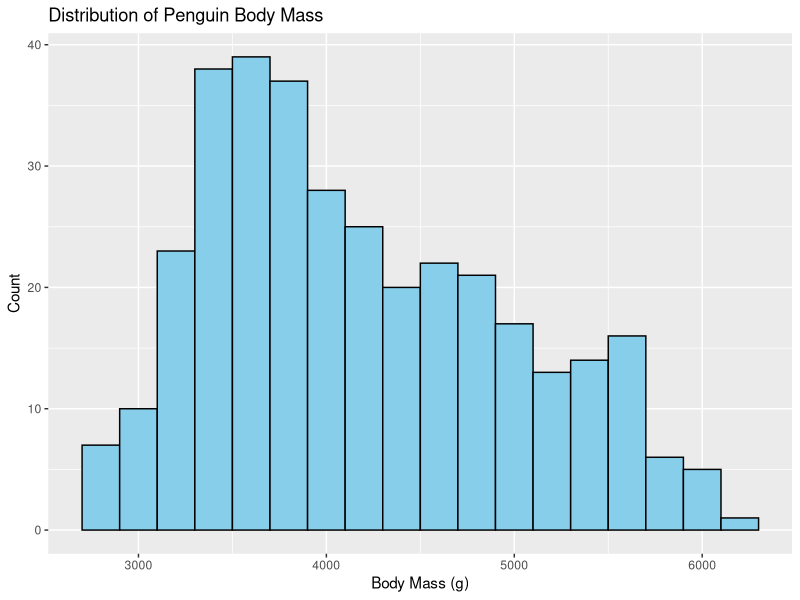
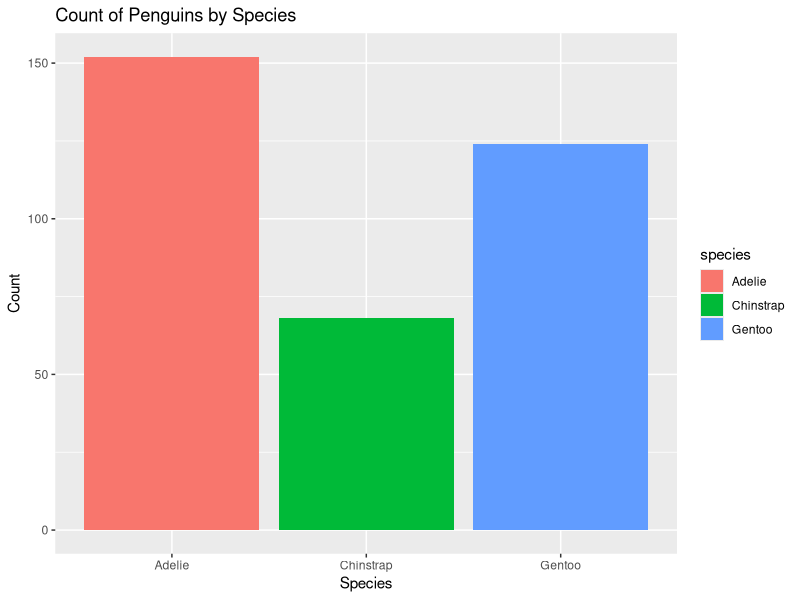
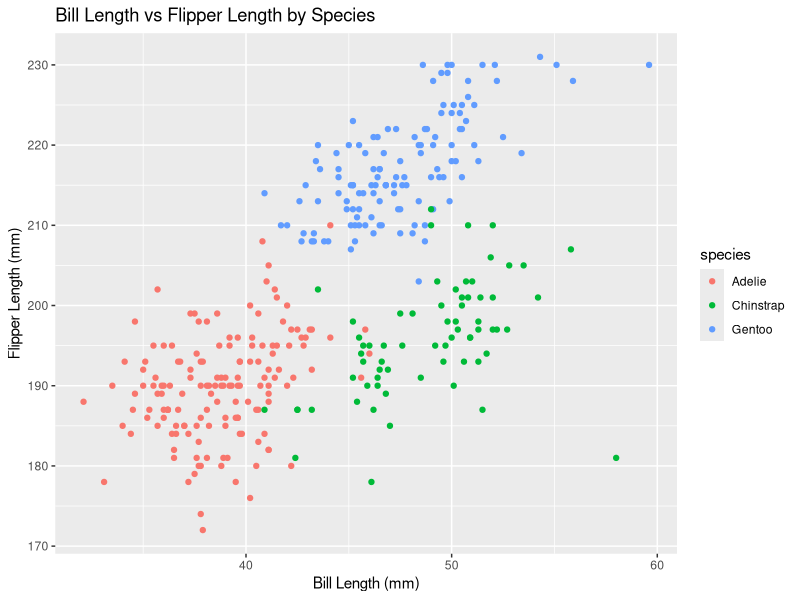
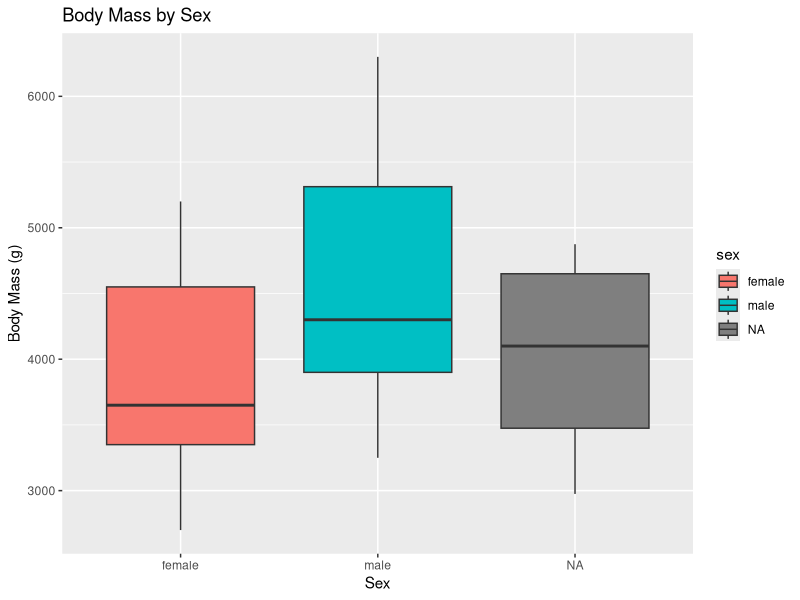
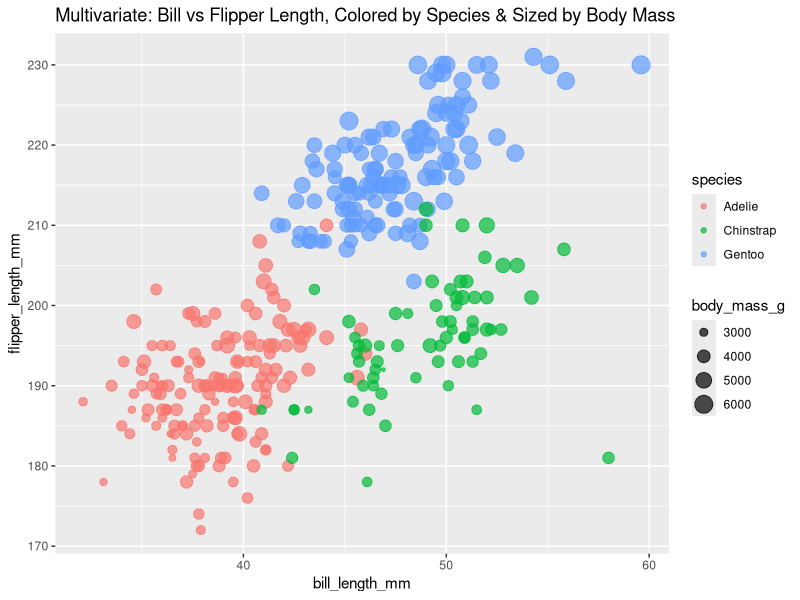
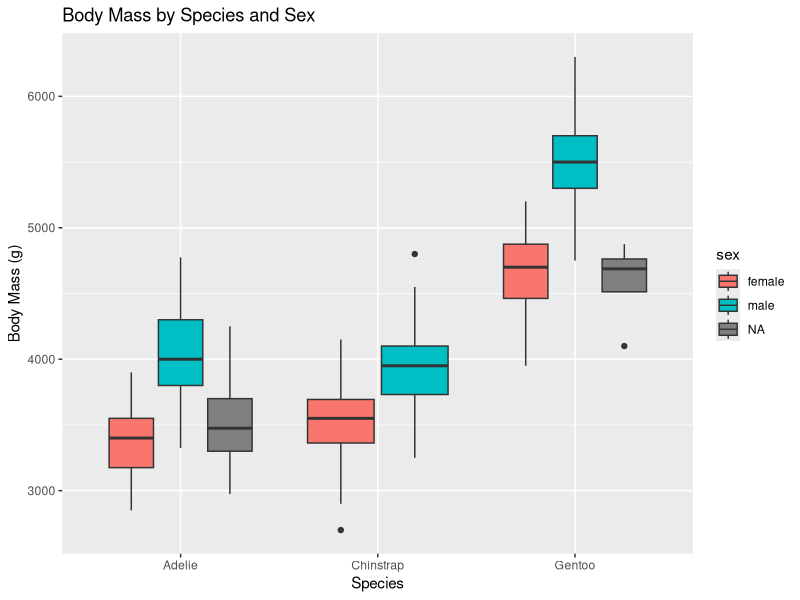

These figures' R source, in order:


library(palmerpenguins)
library(ggplot2)
library(dplyr)

#  Load dataset
datasets::penguins

#  Check summary
summary(penguins)

# Check missing values
colSums(is.na(penguins))

#  Standardize column names
colnames(penguins) <- c("species", "island", "bill_length_mm", 
                        "bill_depth_mm", "flipper_length_mm", 
                        "body_mass_g", "sex", "year")

#  Convert data types
penguins$species <- as.factor(penguins$species)
penguins$island <- as.factor(penguins$island)
penguins$sex <- as.factor(penguins$sex)
penguins$year <- as.integer(penguins$year)

# — analyzing one variable at a time(univariate analysis)

# 1. Summary statistics for numeric columns
summary(select(penguins, bill_length_mm, bill_depth_mm, flipper_length_mm, body_mass_g))

# 2. Frequency table for categorical variables
table(penguins$species)
table(penguins$island)
table(penguins$sex, useNA = "ifany")  # includes NAs

# 3. Visualizations
# Histogram of body mass
ggplot(penguins, aes(x = body_mass_g)) +
  geom_histogram(binwidth = 200, fill = "skyblue", color = "black") +
  labs(title = "Distribution of Penguin Body Mass", x = "Body Mass (g)", y = "Count")

# Bar chart of species
ggplot(penguins, aes(x = species, fill = species)) +
  geom_bar() +
  labs(title = "Count of Penguins by Species", x = "Species", y = "Count")


# — analyzing relationships between two variables(bivariate analysis)

# 1. Correlation between numeric variables
cor(penguins$bill_length_mm, penguins$flipper_length_mm, use = "complete.obs")

# 2. Scatter plot of bill length vs flipper length
ggplot(penguins, aes(x = bill_length_mm, y = flipper_length_mm, color = species)) +
  geom_point() +
  labs(title = "Bill Length vs Flipper Length by Species",
       x = "Bill Length (mm)", y = "Flipper Length (mm)")

# 3. Boxplot: body mass by sex
ggplot(penguins, aes(x = sex, y = body_mass_g, fill = sex)) +
  geom_boxplot() +
  labs(title = "Body Mass by Sex", x = "Sex", y = "Body Mass (g)")

# 4. Average flipper length by island
penguins %>%
  group_by(island) %>%
  summarise(mean_flipper = mean(flipper_length_mm, na.rm = TRUE))

# — analyzing 3 or more variables together(multivariate analysis)

# 1. Scatter plot of 3 variables (color by species)
ggplot(penguins, aes(x = bill_length_mm, y = flipper_length_mm, color = species, size = body_mass_g)) +
  geom_point(alpha = 0.7) +
  labs(title = "Multivariate: Bill vs Flipper Length, Colored by Species & Sized by Body Mass")

# 2. Boxplot comparing body mass across both sex and species
ggplot(penguins, aes(x = species, y = body_mass_g, fill = sex)) +
  geom_boxplot() +
  labs(title = "Body Mass by Species and Sex", x = "Species", y = "Body Mass (g)")

# 3. Correlation matrix for numeric variables
numeric_cols <- select(penguins, bill_length_mm, bill_depth_mm, flipper_length_mm, body_mass_g)
cor_matrix <- cor(numeric_cols, use = "complete.obs")
print(cor_matrix)



